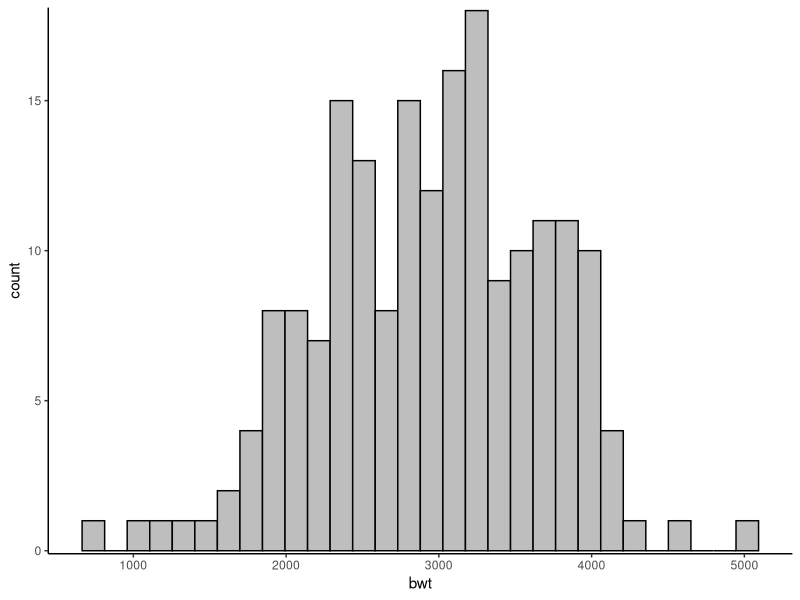
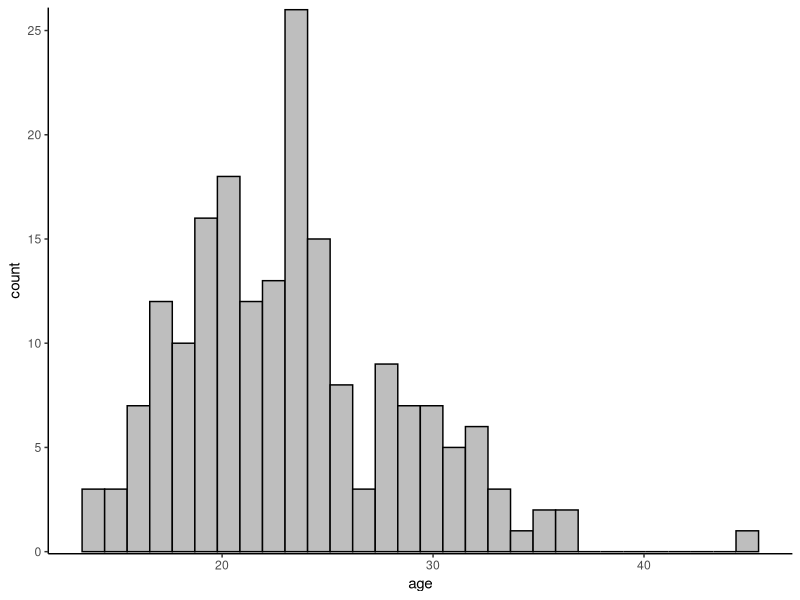
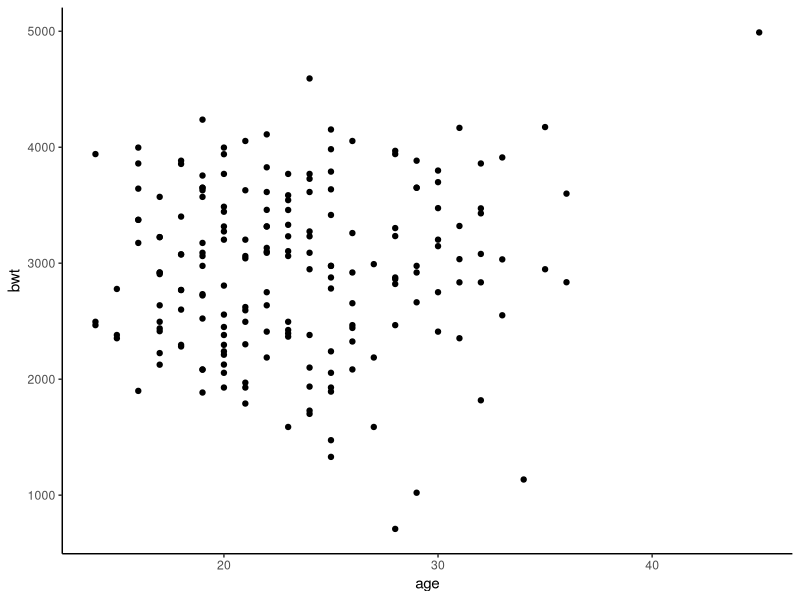
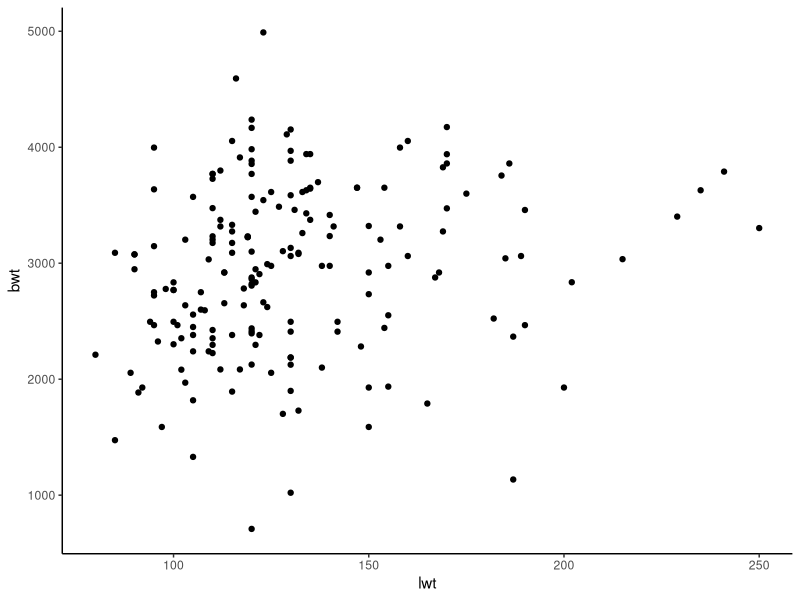
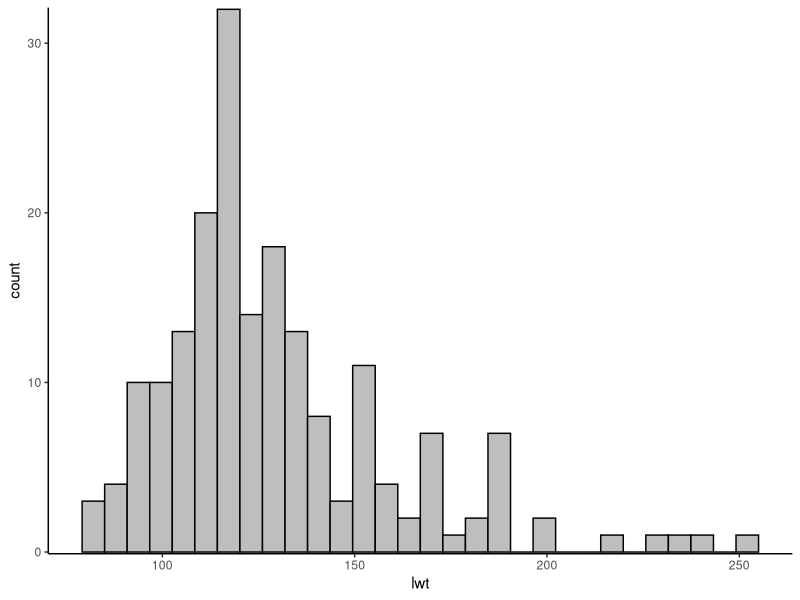
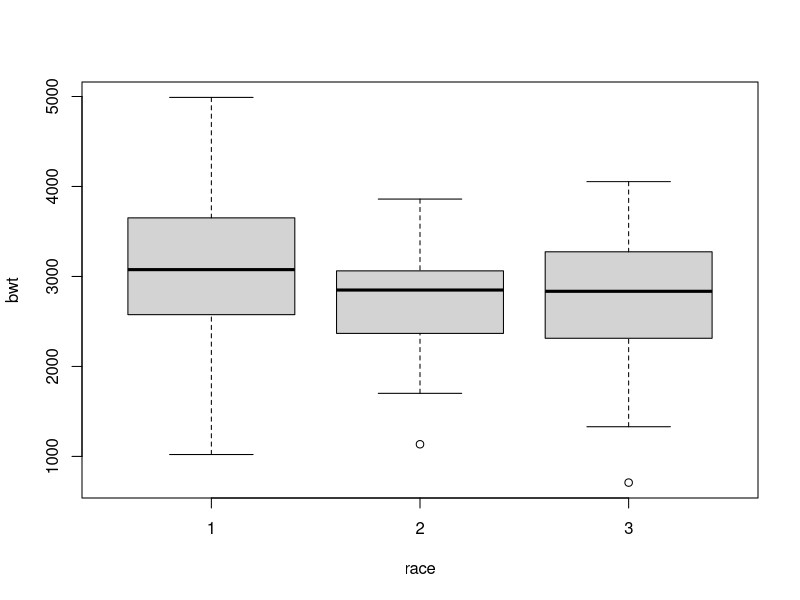
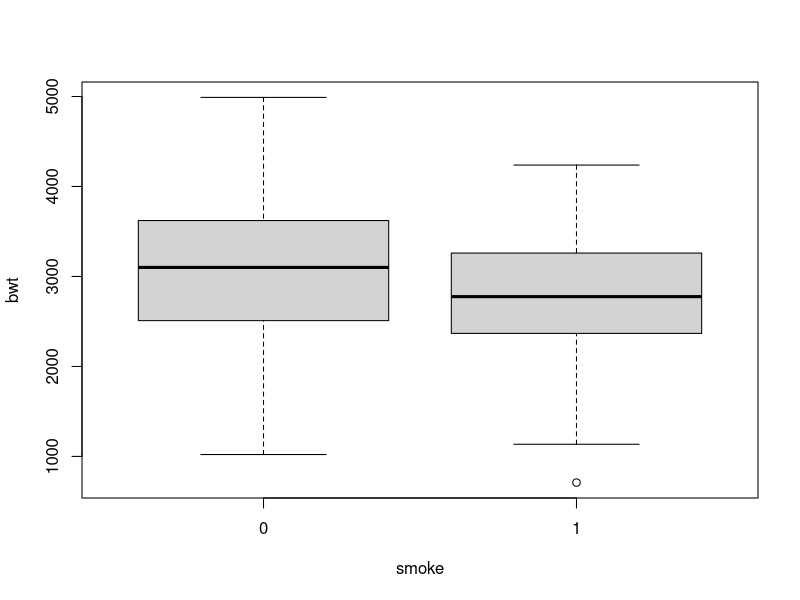
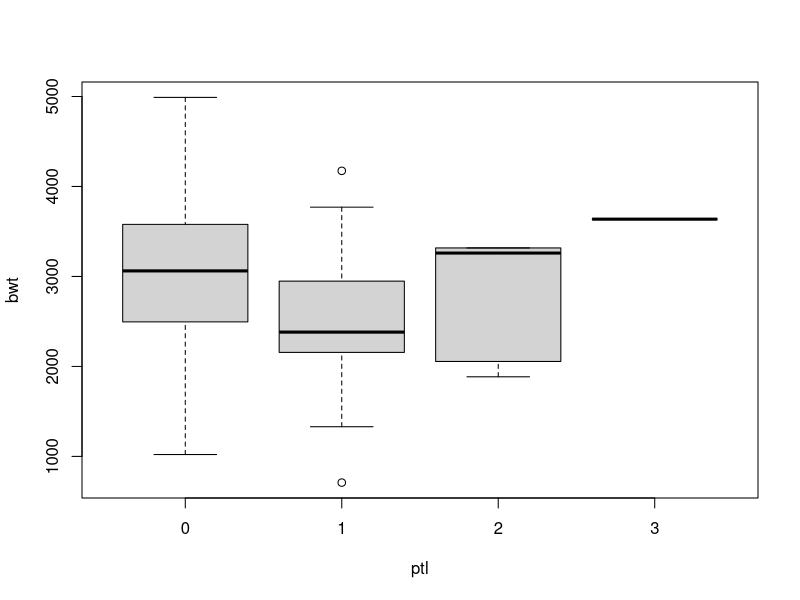

Reproduce these figures in R, in order.

# # # # # # # # # # # 
# BST HW
# Sunjeong Bae
# # # # # # # # # # # 

library("readxl")
library("ggplot2")
lbw <- read_excel("lbw.xls")

# Assignment:  Using the data set on birth weights, use the continuous measure of birth weight, BWT, as the outcome (not the dichotomized one) and:
  
# 1. Find all the univariate predictors of birth weight.  Do not use regression. Use “simple” tests, like t-tests, Wilcoxon tests, ANOVA, correlations, etc.

summary(lbw)

ggplot(lbw, aes(x=bwt))+
  geom_histogram(color="black", fill="grey")+
  theme_classic()+
  scale_y_continuous(expand = c(0,0.1))


ggplot(lbw, aes(x=age))+
  geom_histogram(color="black", fill="grey")+
  theme_classic()+
  scale_y_continuous(expand = c(0,0.1))

ggplot(lbw) +
  geom_point(aes(x = age, y = bwt)) +
  theme_classic()

cor.test(lbw$age, lbw$bwt, method= "spearman")




ggplot(lbw) +
  geom_point(aes(x = lwt, y = bwt)) +
  theme_classic()

ggplot(lbw, aes(x=lwt))+
  geom_histogram(color="black", fill="grey")+
  theme_classic()+
  scale_y_continuous(expand = c(0,0.1))

cor.test(lbw$lwt, lbw$bwt, method= "spearman")





lbw$race <- as.factor(lbw$race)

boxplot(data=lbw, bwt~race)

lbw_aov <- aov(data = lbw, bwt~race)
summary(lbw_aov)
kruskal.test(data = lbw, bwt~race)

boxplot(data=lbw, bwt~smoke)
t.test(data=lbw, bwt~smoke)

boxplot(data=lbw, bwt~ptl)
kruskal.test(data = lbw, bwt~ptl)

boxplot(data=lbw, bwt~ht)
t.test(data=lbw, bwt~ht)

boxplot(data=lbw, bwt~ui)
t.test(data=lbw, bwt~ui)

boxplot(data=lbw, bwt~ftv)
lbw$ftv <- as.factor(lbw$ftv)
aov_ftv <- aov(data = lbw, bwt~ftv)
summary(aov_ftv)
kruskal.test(data = lbw, bwt~ftv)


#### 2 #####
ggplot(lbw,aes(x = age, y = bwt)) +
  geom_point() +
  geom_smooth (method = "lm", formula = lbw$bwt~lbw$age)+
  theme_classic()

cor.test(lbw$age, lbw$bwt, method= "spearman")
cor.test(lbw$age, lbw$bwt, method= "pearson")








